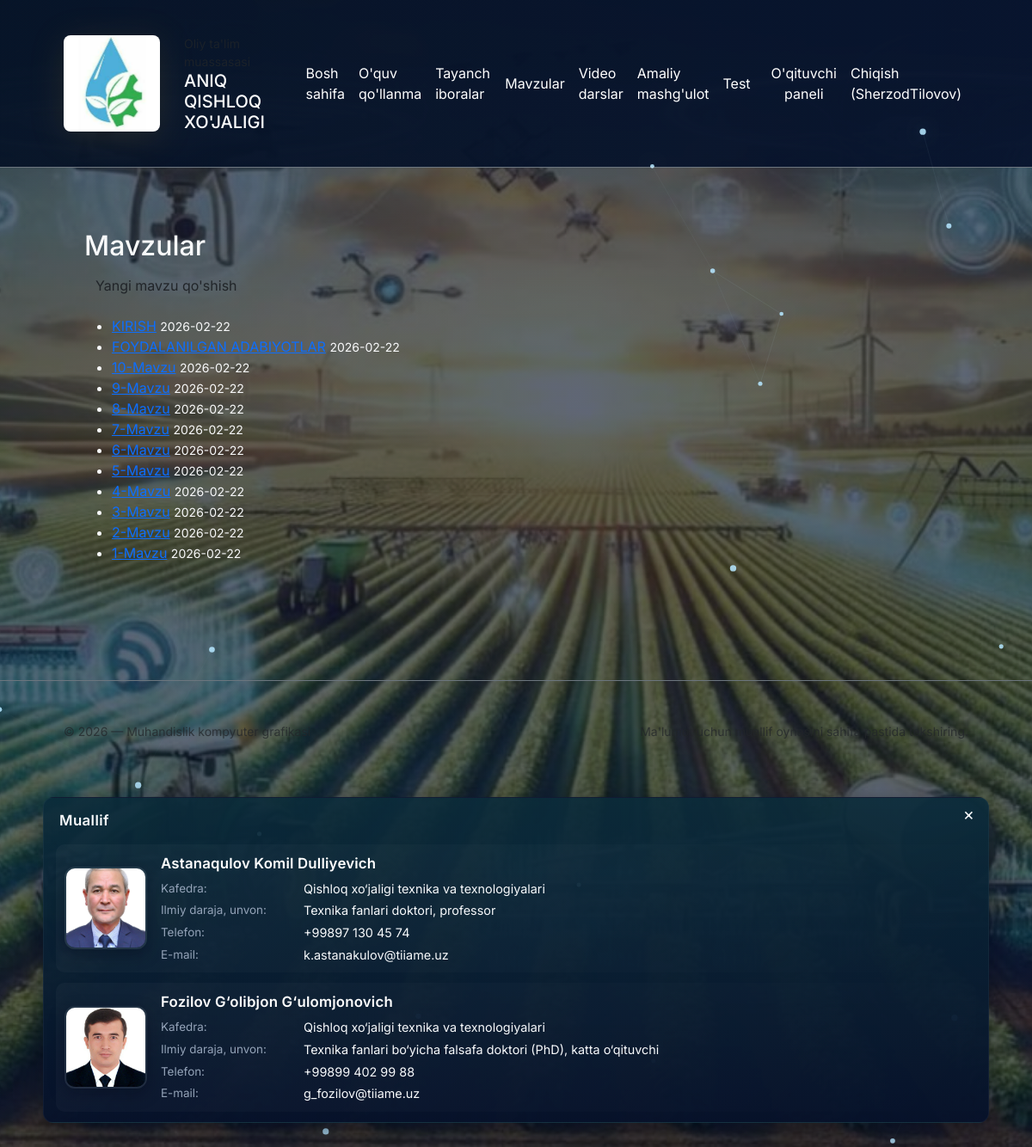
The app's page /topics/ (signed in) with its own data.
### core/models.py (models this page shows, shortened)
class BaseResource(models.Model):
    title = models.CharField(max_length=255)
    slug = models.SlugField(max_length=255, blank=True, db_index=True)
    description = models.TextField(blank=True)
    created_at = models.DateTimeField(auto_now_add=True)
    updated_at = models.DateTimeField(auto_now=True)
    is_published = models.BooleanField(default=True)
    class Meta:
        abstract = True

class Topic(BaseResource):
    content = models.TextField(blank=True)
    file = models.FileField(upload_to='topics/', blank=True, null=True)
    url = models.URLField(blank=True, null=True)
    class Meta:
        verbose_name = "Mavzu"
        verbose_name_plural = "Mavzular"

### core/views.py (the view)
# urls.py: path('topics/', views.topics_list, name='topics_list'),
@login_required
def topics_list(request):
    qs = Topic.objects.filter(is_published=True).order_by('-created_at')
    return render(request, 'core/topics_list.html', {'topics': qs})

### templates/core/topics_list.html
{% extends "base_fragment.html" %}
{% block content %}
	<div class="container">
		<h2>Mavzular</h2>
		<p>
			{% if user.is_staff or user.is_superuser %}
				<a class="btn" href="{% url 'core:topic_add' %}">Yangi mavzu qo'shish</a>
			{% endif %}
		</p>
		<ul class="resource-list">
			{% for topic in topics %}
				<li>
					<a href="{% url 'core:topic_detail' topic.pk %}">{{ topic.title }}</a>
					<small>{{ topic.created_at|date:'Y-m-d' }}</small>
				</li>
			{% empty %}
				<li>Hozircha mavzular mavjud emas.</li>
			{% endfor %}
		</ul>
	</div>
{% endblock %}

### templates/base_fragment.html (shortened to what this page needs)
<!doctype html>
{% load static %}
{% load group_tags %}
<html lang="uz">
  <head>
  <link href="https://cdn.jsdelivr.net/npm/bootstrap@5.3.2/dist/css/bootstrap.min.css" rel="stylesheet">
    <link rel="stylesheet" href="{% static 'css/style.css' %}" />
  </head>
  <body class="site-bg-image bg-dark text-light">
    <canvas id="bg-network" class="bg-network-canvas" aria-hidden="true"></canvas>
    <header class="site-header border-bottom border-secondary">
      <div class="container d-flex align-items-center justify-content-between">
        <div class="d-flex align-items-center gap-3 brand">
          <img src="{% static 'img/LOGO.png' %}" alt="TIQXMMI" class="logo" />
          <div class="brand-text">
            <div class="univ text-muted small">Oliy ta'lim muassasasi</div>
            <h1 class="h5 mb-0">ANIQ QISHLOQ XO'JALIGI</h1>
          </div>
        </div>
        <nav class="navbar navbar-expand-lg navbar-dark p-0 w-auto">
          <div class="container-fluid p-0">
            <div class="collapse navbar-collapse" id="mainNavbar">
              <ul class="navbar-nav ms-auto mb-2 mb-lg-0 align-items-lg-center">
                <li class="nav-item"><a class="nav-link text-light" href="/">Bosh sahifa</a></li>
                <li class="nav-item"><a class="nav-link text-light" href="{% url 'core:guides_list' %}">O'quv qo'llanma</a></li>
                <li class="nav-item"><a class="nav-link text-light" href="{% url 'core:presentations_list' %}">Tayanch iboralar</a></li>
                <li class="nav-item"><a class="nav-link text-light" href="{% url 'core:topics_list' %}">Mavzular</a></li>
                <li class="nav-item"><a class="nav-link text-light" href="{% url 'core:videos_list' %}">Video darslar</a></li>
                <li class="nav-item"><a class="nav-link text-light" href="{% url 'core:practicals_list' %}">Amaliy mashg'ulot</a></li>
                <li class="nav-item"><a class="nav-link text-light" href="{% url 'core:tests_list' %}">Test</a></li>
                {% if not user.is_authenticated %}
                  <li class="nav-item"><a class="nav-link text-light" href="{% url 'core:signup' %}">Ro'yxatdan o'tish</a></li>
                  <li class="nav-item"><a class="nav-link text-light" href="{% url 'login' %}">Kirish</a></li>
                {% else %}
                  {% if user.is_superuser or user.is_staff or user|has_group:'teacher' %}
                    <li class="nav-item"><a class="nav-link btn btn-sm btn-warning text-dark ms-lg-2" href="{% url 'core:teacher_dashboard' %}">O'qituvchi paneli</a></li>
                  {% endif %}
                  <li class="nav-item"><a class="nav-link text-light" href="{% url 'logout' %}">Chiqish ({{ user.username }})</a></li>
                {% endif %}
              </ul>
            </div>
          </div>
        </nav>
      </div>
    </header>
    <main class="content py-4">
      <div class="container">
        {% block content %}{% endblock %}
      </div>
    </main>
    <footer class="site-footer mt-5 py-4 border-top border-secondary">
      <div class="container d-flex flex-column flex-md-row justify-content-between align-items-center">
        <div class="text-muted small">&copy; 2026 — Muhandislik kompyuter grafikasi</div>
  <div class="text-muted small mt-3 mt-md-0">Ma'lumot uchun muallif oynasini sahifa pastida tekshiring.</div>
      </div>
    </footer>
    <div id="authorsPanel" class="authors-panel" aria-live="polite">
      <button type="button" class="close-btn" aria-label="Yopish" onclick="document.getElementById('authorsPanel').style.display='none'">&times;</button>
      <div class="authors-title fw-semibold">Muallif</div>
      <div class="author">
        <img src="{% static 'img/author2.jpg' %}" class="author-photo" alt="Muallif 2"/>
        <div class="author-info">
          <div class="name fw-semibold">Astanaqulov Komil Dulliyevich</div>
          <div class="author-details">
            <div class="author-detail">
              <span class="author-label">Kafedra:</span>
              <span class="author-value">Qishloq xo‘jaligi texnika va texnologiyalari</span>
            </div>
            <div class="author-detail">
              <span class="author-label">Ilmiy daraja, unvon:</span>
              <span class="author-value">Texnika fanlari doktori, professor</span>
            </div>
            <div class="author-detail">
              <span class="author-label">Telefon:</span>
              <span class="author-value">+99897 130 45 74</span>
            </div>
            <div class="author-detail">
              <span class="author-label">E-mail:</span>
              <span class="author-value">k.astanakulov@tiiame.uz</span>
            </div>
          </div>
        </div>
      </div>
      <div class="author">
        <img src="{% static 'img/author1.jpg' %}" class="author-photo" alt="Muallif 1"/>
        <div class="author-info">
          <div class="name fw-semibold">Fozilov G‘olibjon G‘ulomjonovich</div>
          <div class="author-details">
            <div class="author-detail">
              <span class="author-label">Kafedra:</span>
              <span class="author-value">Qishloq xo‘jaligi texnika va texnologiyalari</span>
            </div>
            <div class="author-detail">
              <span class="author-label">Ilmiy daraja, unvon:</span>
              <span class="author-value">Texnika fanlari bo‘yicha falsafa doktori (PhD), katta o‘qituvchi</span>
            </div>
            <div class="author-detail">
              <span class="author-label">Telefon:</span>
              <span class="author-value">+99899 402 99 88</span>
            </div>
            <div class="author-detail">
              <span class="author-label">E-mail:</span>
              <span class="author-value">g_fozilov@tiiame.uz</span>
            </div>
          </div>
        </div>
      </div>
    </div>
  </body>
  </html>

### static/css/style.css (style rules this page uses)
:root { --bg: #07122a; --card: #0f2433; --accent: #ffb020; --muted: #94a3b8; --white: #ffffff; --soft-white: #f8fafc; }
* { box-sizing:border-box }
html, body { min-height: 100%; }
.container { max-width:1100px;margin:0 auto;padding:24px }
.site-bg-image { background-color: #07122a; background-image: linear-gradient(180deg, rgba(7,18,42,0.62), rgba(7,18,42,0.62)), url('/static/img/fon.jpg'); background-size: cover; background-position: center 20%; background-attachment: fixed; background-repeat: no-repeat; animation: bg-zoom 30s ease-in-out infinite; }
.bg-network-canvas { position: fixed; inset: 0; width: 100%; height: 100%; z-index: 0; pointer-events: none; display: block; mix-blend-mode: screen; opacity: 0.92; }
.content, .container { position: relative; z-index: 1; }
body { font-family:Inter, "Segoe UI", Roboto, Arial, sans-serif;margin:0;color:var(--white);-webkit-font-smoothing:antialiased;background-color:var(--bg) }
.site-header { background:linear-gradient(90deg, rgba(6,18,36,0.95), rgba(7,18,42,0.95));color:var(--white);padding:6px 0;border-bottom:1px solid rgba(255,255,255,0.06) }
.brand { display:flex;align-items:center;gap:12px;flex-wrap:nowrap }
.logo { width:112px;height:auto;background:#0f1720;border-radius:8px;flex:0 0 auto }
.brand img.logo { filter:drop-shadow(0 6px 20px rgba(255,176,32,0.10));order:1;margin-right:12px }
.brand .brand-text { order:2;display:flex;flex-direction:column;min-width:0 }
.container.d-flex.align-items-center.justify-content-between { gap:12px }
.hero-title, .site-title, .nav-link { color: var(--white) !important; }
.site-footer { padding:28px 0;background:transparent;border-top:1px solid rgba(255,255,255,0.03) }
.author { display:flex;gap:12px;align-items:center }
.author-photo { width:72px;height:72px;border-radius:8px;object-fit:cover;border:2px solid rgba(255,255,255,0.06) }
.author-info .name { font-weight:700;color:var(--white) }
.authors-panel { position:relative; margin:18px auto 28px; width:100%; max-width:1100px; background:linear-gradient(180deg, rgba(11,43,58,0.92), rgba(7,18,42,0.98)); border:1px solid rgba(255,255,255,0.04); padding:12px 14px; border-radius:12px; box-shadow:0 8px 30px rgba(2,6,23,0.45); display:flex; flex-direction:column; gap:12px; }
.authors-panel .author { display:flex;gap:16px;align-items:center;padding:10px;border-radius:10px;background:linear-gradient(135deg, rgba(255,255,255,0.03), rgba(255,255,255,0)) }
.authors-panel .authors-title { font-size:1.05rem;color:var(--soft-white);letter-spacing:0.4px;margin:2px 4px 2px }
.authors-panel .author .author-photo { width:96px;height:96px;border-radius:12px;object-fit:cover;border:2px solid rgba(255,255,255,0.08);box-shadow:0 6px 18px rgba(2,6,23,0.35) }
.authors-panel .author .author-info .name { font-size:1.05rem;letter-spacing:0.2px }
.authors-panel .author .author-details { margin-top:6px;display:flex;flex-direction:column;gap:4px }
.authors-panel .author .author-detail { display:flex;flex-wrap:wrap;gap:6px;line-height:1.5 }
.authors-panel .author .author-label { font-size:0.84rem;color:var(--muted);min-width:160px }
.authors-panel .author .author-value { font-size:0.9rem;color:var(--soft-white) }
.authors-panel .close-btn { position:absolute;top:8px;right:10px;background:transparent;border:0;color:var(--soft-white);font-size:20px;line-height:1;cursor:pointer }

### templates/base_fragment.html (style rules this page uses)
body { font-family: 'Inter', system-ui, -apple-system, 'Segoe UI', Roboto, 'Helvetica Neue', Arial; }
.site-header { padding: 1rem 0; }

### records on screen
Topic: created_at "2026-02-22"
Topic: title "FOYDALANILGAN ADABIYOTLAR", created_at "2026-02-22"
Topic: created_at "2026-02-22"
Topic: title "9-Mavzu", created_at "2026-02-22"
Topic: title "8-Mavzu", created_at "2026-02-22"
Topic: title "7-Mavzu", created_at "2026-02-22"
Topic: title "6-Mavzu", created_at "2026-02-22"
Topic: title "5-Mavzu", created_at "2026-02-22"
Topic: title "4-Mavzu", created_at "2026-02-22"
Topic: title "3-Mavzu", created_at "2026-02-22"
Topic: title "2-Mavzu", created_at "2026-02-22"
Topic: title "1-Mavzu", created_at "2026-02-22"

### other values on screen
{{ user.username }} "SherzodTilovov"
